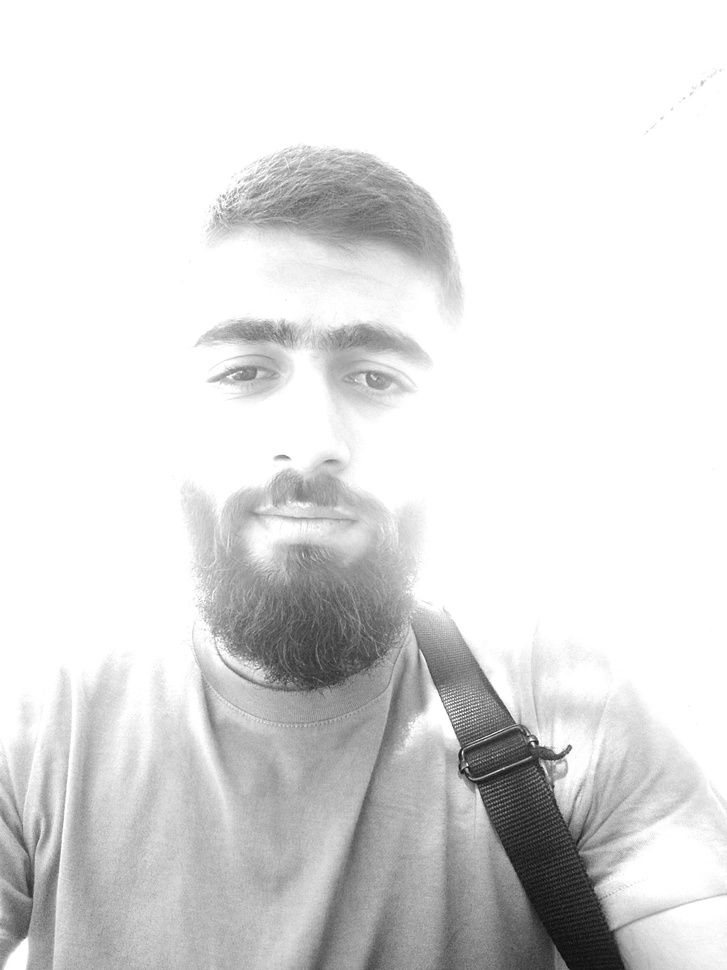
%> input picture adjustBright.jpg, 727 x 970 px, shrunk from 2448 x 3264 before the run
$ octave entropyafterincreasebrightness.m   (GNU Octave 9; MATLAB toolbox functions it lacks are replaced by stand-ins)
%> lines starting %> are read from the running program, lines starting %| are printed output that depends on the picture
I = imread('adjustBright.jpg');
%> I is the input picture: size 970x727 uint8; min 10, max 255, mean 222.6
x = entropy(I);
%> x = 4.25
%functionH = MyEntropy(x);
imshow(x);
figure()
[Height,Width] = size(x);
%> Height = 1; Width = 1
[m,Binsx]=imhist(x);
%> m = 256 values from 0 to 1; Binsx = 256 values from 0 to 1
m = m/(Height*Width);
sprintf('the sum of the histogram value is = %g',sum(m));
figure,plot(Binsx,m,'k')
xlabel('pixel value'),ylabel('relative count')
%> after `ylabel('relative count')`:
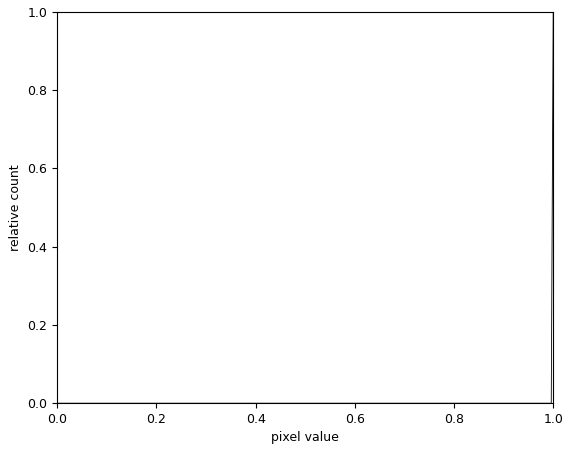
%> figure redrawn from the program's plot data; curve peaks at x = 1, y = 1
H = sum(-m.*log2(m));
%> H = NaN
sprintf('the entropy of the image is = %g',H)
%> ans = 'the entropy of the image is = NaN'
